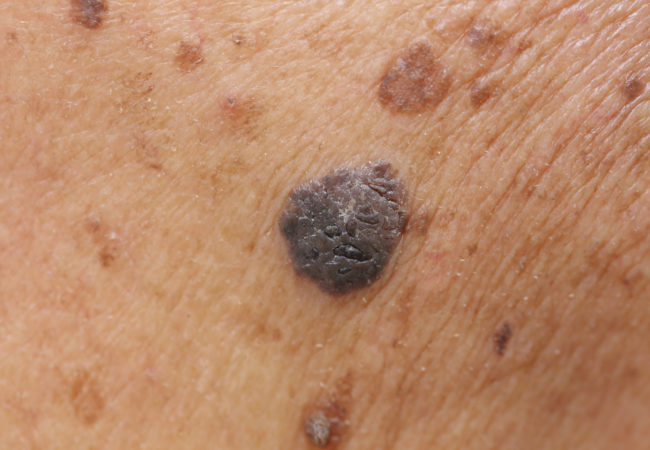
#> input picture Melanoma.jpg, 650 x 450 px
$ python Gaussian.py
#> lines starting #> are read from the running program, lines starting #| are printed output that depends on the picture
import os
import matplotlib.pyplot as plt
from skimage import io
import matplotlib.pyplot as plt

from skimage import data
from skimage.color import rgb2hed
from matplotlib.colors import LinearSegmentedColormap

# Create an artificial color close to the orginal one
cmap_hema = LinearSegmentedColormap.from_list('mycmap', ['white', 'navy'])
cmap_dab = LinearSegmentedColormap.from_list('mycmap', ['white',
                                             'saddlebrown'])
cmap_eosin = LinearSegmentedColormap.from_list('mycmap', ['darkviolet',
                                               'white'])

ihc_rgb = io.imread('Melanoma.jpg')
#> ihc_rgb is the input picture: shape (450, 650, 3); mean R, G, B 185.8, 137.3, 106
ihc_hed = rgb2hed(ihc_rgb)
#> ihc_hed: shape (450, 650, 3) float64; mean of channels 0, 1, 2 0.00493, 0.000217, 0.0836

fig, axes = plt.subplots(2, 2, figsize=(7, 6), sharex=True, sharey=True)
ax = axes.ravel()

ax[0].imshow(ihc_rgb)
ax[0].set_title("Original image")

ax[1].imshow(ihc_hed[:, :, 0], cmap=cmap_hema)
ax[1].set_title("Hematoxylin")

ax[2].imshow(ihc_hed[:, :, 1], cmap=cmap_eosin)
ax[2].set_title("Eosin")

ax[3].imshow(ihc_hed[:, :, 2], cmap=cmap_dab)
ax[3].set_title("DAB")

for a in ax.ravel():
    a.axis('off')

fig.tight_layout()
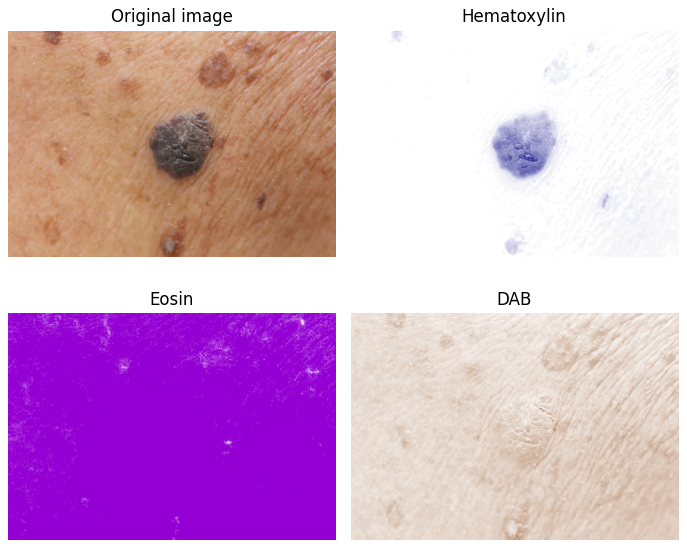
#> figure drawn by matplotlib, 4 panels

$ run again, with cancer2.jpg copied over Melanoma.jpg
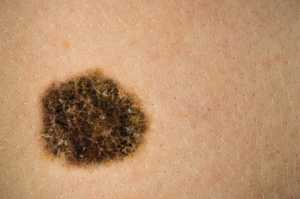
#> input picture cancer2.jpg, 300 x 199 px
#> ihc_rgb is the input picture: shape (199, 300, 3); mean R, G, B 186.5, 145.1, 109.7
#> ihc_hed: shape (199, 300, 3) float64; mean of channels 0, 1, 2 0.00724, 5.49e-05, 0.0903
#> `fig.tight_layout()`:
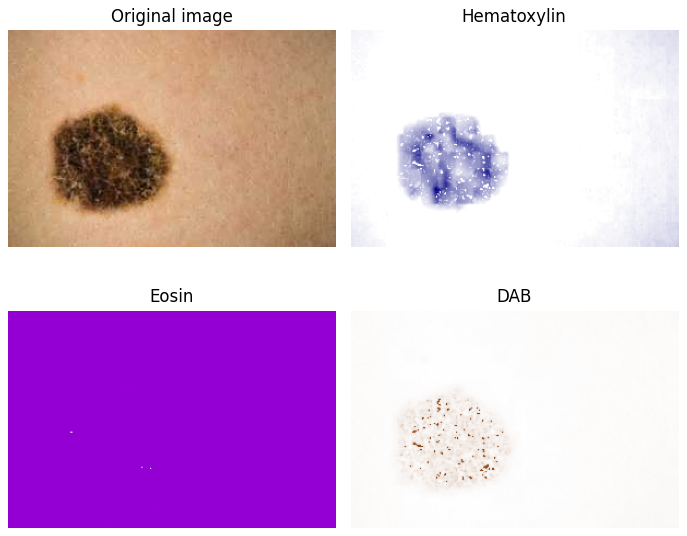
#> figure drawn by matplotlib, 4 panels
